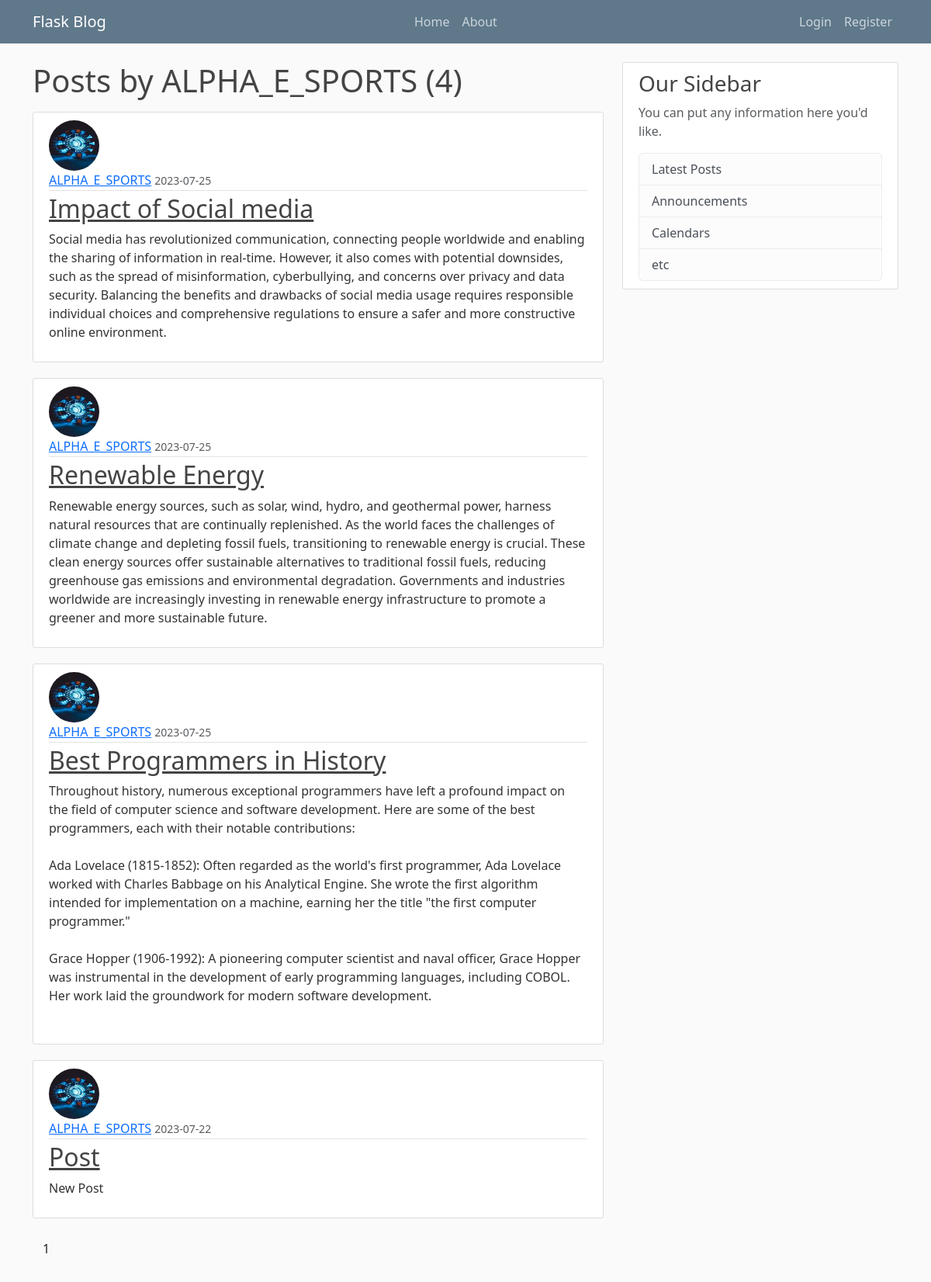
/user/ALPHA_E_SPORTS, run on the app's committed database.
### FlaskBlog/models.py (models this page shows, shortened)
class User(db.Model, UserMixin):
    id = db.Column(db.Integer, primary_key=True)
    username = db.Column(db.String(20), unique=True, nullable=False)
    email = db.Column(db.String(120), unique=True, nullable=False)
    image_file = db.Column(db.String(20), nullable=False, default='default.jpg')
    password = db.Column(db.String(60), nullable=False)
    posts = db.relationship('Post', backref='author', lazy=True)

class Post(db.Model):
    id = db.Column(db.Integer, primary_key=True)
    title = db.Column(db.String(100), nullable=False)
    date_posted = db.Column(db.DateTime, nullable=False, default=datetime.utcnow)
    content = db.Column(db.Text, nullable=False)
    user_id = db.Column(db.Integer, db.ForeignKey('user.id'), nullable=False)

### FlaskBlog/routes.py (the view)
@app.route("/user/<string:username>")
def user_posts(username):
    page = request.args.get('page', 1, type=int)
    user = User.query.filter_by(username=username).first_or_404()
    posts = Post.query.filter_by(author=user)\
        .order_by(Post.date_posted.desc())\
        .paginate(page=page, per_page=5)
    return render_template('user_posts.html', posts=posts, user=user)

### FlaskBlog/templates/user_posts.html
{% extends "layout.html" %}
{% block content %}
    <h1 class="mb-3">Posts by {{ user.username }} ({{ posts.total }}) </h1>
    {% for post in posts.items %}
        <article class="media content-section">
          <img class="rounded-circle article-img" src="{{ url_for('static', filename='profile_pic/' + post.author.image_file) }}">
          <div class="media-body">
            <div class="article-metadata">
              <a class="mr-2" href="{{ url_for('user_post', username=post.author.username) }}">{{ post.author.username }}</a>
              <small class="text-muted">{{ post.date_posted.strftime('%Y-%m-%d') }}</small>
            </div>
            <h2><a class="article-title" href="{{ url_for('post', post_id=post.id) }}">{{ post.title }}</a></h2>
            <p class="article-content">{{ post.content }}</p>
          </div>
        </article>
    {% endfor %}
    {% for page_num in posts.iter_pages(left_edge=1, right_edge=1, left_current=1, right_current=2) %}
        {% if page_num %}
            {% if posts.Page == page_num %}
                <a class="btn btn-info mb-4" href="{{ url_for('user_posts',username=user.username, page=page_num) }}">{{ page_num }}</a>
            {% else%}
                <a class="btn btn-outline info mb-4" href="{{ url_for('user_post',username=user.username, page=page_num) }}">{{ page_num }}</a>
            {% endif %}
        {% else%}
            ...
        {% endif %}
    {% endfor %}
{% endblock content %}

### FlaskBlog/static/main.css (style rules this page uses)
body { background: #fafafa; color: #333333; margin-top: 5rem; }
h1, h2, h3, h4, h5, h6 { color: #444444; }
.content-section { background: #ffffff; padding: 10px 20px; border: 1px solid #dddddd; border-radius: 3px; margin-bottom: 20px; }
.article-title { color: #444444; }
.article-content { white-space: pre-line; }
.article-img { height: 65px; width: 65px; margin-right: 16px; }
.article-metadata { padding-bottom: 1px; margin-bottom: 4px; border-bottom: 1px solid #e3e3e3 }

### data on the page
User: username "ALPHA_E_SPORTS"
Post: image_file (picture), author.username "ALPHA_E_SPORTS", date_posted "2023-07-25", title "Impact of Social media", content "Social media has revolutionized communication, connecting people worldwide and enabling the sharing of information in real-time. However, it also comes with potential downsides, such as the spread of misinformation, cyberbullying, and concerns over privacy and data security. Balancing the benefits and drawbacks of social media usage requires responsible individual choices and comprehensive regulations to ensure a safer and more constructive online environment."
Post: image_file (picture), author.username "ALPHA_E_SPORTS", date_posted "2023-07-25", title "Renewable Energy", content "Renewable energy sources, such as solar, wind, hydro, and geothermal power, harness natural resources that are continually replenished. As the world faces the challenges of climate change and depleting fossil fuels, transitioning to renewable energy is crucial. These clean energy sources offer sustainable alternatives to traditional fossil fuels, reducing greenhouse gas emissions and environmental degradation. Governments and industries worldwide are increasingly investing in renewable energy infrastructure to promote a greener and more sustainable future."
Post: image_file (picture), author.username "ALPHA_E_SPORTS", date_posted "2023-07-25", title "Best Programmers in History", content "Throughout history, numerous exceptional programmers have left a profound impact on the field of computer science and software development. Here are some of the best programmers, each with their notable contributions: Ada Lovelace (1815-1852): Often regarded as the world's first programmer, Ada Lovelace worked with Charles Babbage on his Analytical Engine. She wrote the first algorithm intended for implementation on a machine, earning her the title \"the first computer programmer.\" Grace Hopper (1906-1992): A pioneering computer scientist and naval officer, Grace Hopper was instrumental in the development of early programming languages, including COBOL. Her work laid the groundwork for…"
Post: image_file (picture), author.username "ALPHA_E_SPORTS", date_posted "2023-07-22", title "Post", content "New Post"

### other printed values
{{ posts.total }} "4"
{{ page_num }} "1"
